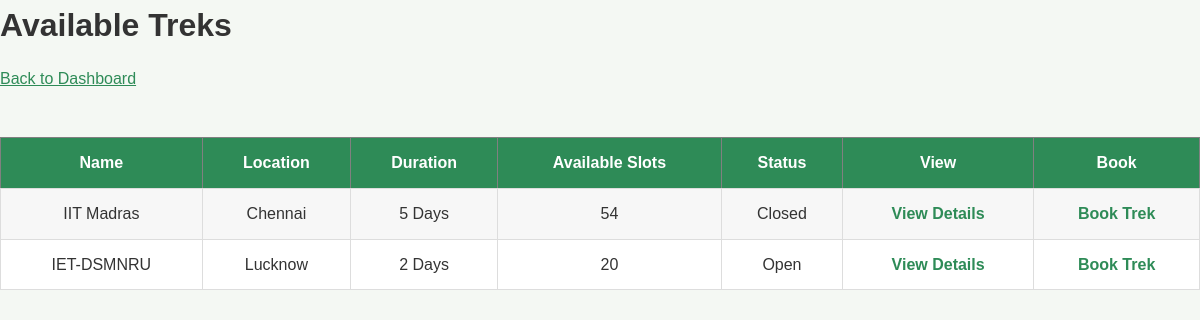
/browse_treks (signed in), run on an earlier commit of the app's database.
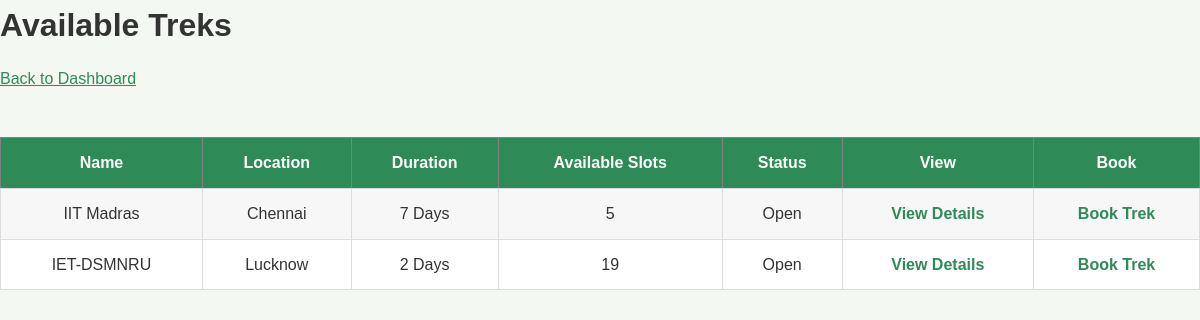
And on a later commit of the database.
### app.py (models this page shows)
class Trekking_table(db.Model):
    id = db.Column(db.Integer, primary_key=True)
    name = db.Column(db.String(100), nullable=False)
    location = db.Column(db.String(100), nullable=False)
    user_id = db.Column(db.Integer, db.ForeignKey('user.id'), nullable=False)
    description = db.Column(db.Text, nullable=False)
    duration = db.Column(db.Integer, nullable=False)
    staff_id = db.Column(db.Integer, db.ForeignKey('staff.id'))
    available_slots = db.Column(db.Integer, default=20)
    status = db.Column(db.String(20), default="Open")
    progress = db.Column(db.String(20), default="Not Started")

### app.py (the view)
@app.route("/browse_treks")
def browse_treks():
    if "user_id" not in session:
        return redirect("/login")
    treks = Trekking_table.query.all()
    return render_template("User/browse_treks.html", treks=treks)

### templates/User/browse_treks.html (shortened to what this page needs)
<!DOCTYPE html>
<html lang="en">
<head>
    <link rel="stylesheet" href="{{ url_for('static', filename='css/style.css') }}">
</head>
<body>
    <h1>Available Treks</h1>
    <a href="/user">Back to Dashboard</a>
    <br><br>
    {% if treks %}
    <table border="1" cellpadding="8">
        <tr>
            <th>Name</th>
            <th>Location</th>
            <th>Duration</th>
            <th>Available Slots</th>
            <th>Status</th>
            <th>View</th>
            <th>Book</th>
        </tr>
        {% for trek in treks %}
        <tr>
            <td>{{ trek.name }}</td>
            <td>{{ trek.location }}</td>
            <td>{{ trek.duration }} Days</td>
            <td>{{ trek.available_slots }}</td>
            <td>{{ trek.status }}</td>
            <td>
                <a href="/trek_details/{{ trek.id }}">View Details</a>
            </td>
            <td>
                <a href="/book_trek/{{ trek.id }}">Book Trek</a>
            </td>
        </tr>
        {% endfor %}
    </table>
    {% else %}
    <p>No treks available.</p>
    {% endif %}
</body>
</html>

What changed in the data, as far as the page shows it:
changed Trekking_table "IIT Madras": duration "5" → "7"; available_slots "54" → "5"; status "Closed" → "Open"
changed Trekking_table "IET-DSMNRU": available_slots "20" → "19"
